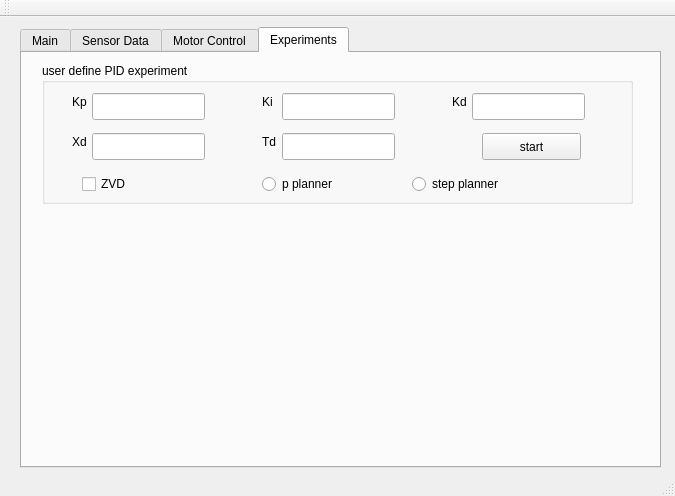
<?xml version="1.0" encoding="UTF-8"?>
<ui version="4.0">
 <class>MainWindow</class>
 <widget class="QMainWindow" name="MainWindow">
  <property name="geometry">
   <rect>
    <x>0</x>
    <y>0</y>
    <width>675</width>
    <height>496</height>
   </rect>
  </property>
  <property name="windowTitle">
   <string>MainWindow</string>
  </property>
  <widget class="QWidget" name="centralWidget">
   <widget class="QTabWidget" name="tabWidget">
    <property name="geometry">
     <rect>
      <x>20</x>
      <y>10</y>
      <width>641</width>
      <height>441</height>
     </rect>
    </property>
    <property name="currentIndex">
     <number>3</number>
    </property>
    <widget class="QWidget" name="tab">
     <attribute name="title">
      <string>Main</string>
     </attribute>
     <widget class="QTextEdit" name="textEdit_serial">
      <property name="geometry">
       <rect>
        <x>30</x>
        <y>40</y>
        <width>231</width>
        <height>171</height>
       </rect>
      </property>
     </widget>
     <widget class="QPushButton" name="pushButton">
      <property name="geometry">
       <rect>
        <x>280</x>
        <y>40</y>
        <width>99</width>
        <height>27</height>
       </rect>
      </property>
      <property name="text">
       <string>connect</string>
      </property>
     </widget>
     <widget class="QLabel" name="label_send_cnt">
      <property name="geometry">
       <rect>
        <x>10</x>
        <y>390</y>
        <width>91</width>
        <height>17</height>
       </rect>
      </property>
      <property name="text">
       <string>S:</string>
      </property>
     </widget>
     <widget class="QLabel" name="label_recieve_cnt">
      <property name="geometry">
       <rect>
        <x>110</x>
        <y>390</y>
        <width>81</width>
        <height>17</height>
       </rect>
      </property>
      <property name="text">
       <string>R:</string>
      </property>
     </widget>
     <widget class="QPushButton" name="pushButton_sned_test">
      <property name="geometry">
       <rect>
        <x>210</x>
        <y>380</y>
        <width>99</width>
        <height>27</height>
       </rect>
      </property>
      <property name="text">
       <string>send test</string>
      </property>
     </widget>
     <widget class="QGroupBox" name="groupBox_6">
      <property name="geometry">
       <rect>
        <x>480</x>
        <y>250</y>
        <width>141</width>
        <height>121</height>
       </rect>
      </property>
      <property name="title">
       <string>relay control</string>
      </property>
      <widget class="QPushButton" name="Brake_pushButton">
       <property name="geometry">
        <rect>
         <x>10</x>
         <y>30</y>
         <width>121</width>
         <height>27</height>
        </rect>
       </property>
       <property name="text">
        <string>Brake on</string>
       </property>
      </widget>
      <widget class="QPushButton" name="Magnet_1_pushButton">
       <property name="geometry">
        <rect>
         <x>10</x>
         <y>60</y>
         <width>121</width>
         <height>27</height>
        </rect>
       </property>
       <property name="text">
        <string>Magnet_1 on</string>
       </property>
      </widget>
      <widget class="QPushButton" name="Magnet_2_pushButton">
       <property name="geometry">
        <rect>
         <x>10</x>
         <y>90</y>
         <width>121</width>
         <height>27</height>
        </rect>
       </property>
       <property name="text">
        <string>Magnet_2 on</string>
       </property>
      </widget>
     </widget>
    </widget>
    <widget class="QWidget" name="tab_2">
     <attribute name="title">
      <string>Sensor Data</string>
     </attribute>
     <widget class="QGroupBox" name="groupBox">
      <property name="geometry">
       <rect>
        <x>10</x>
        <y>10</y>
        <width>281</width>
        <height>61</height>
       </rect>
      </property>
      <property name="title">
       <string>X position and velocity</string>
      </property>
      <widget class="QLabel" name="label">
       <property name="geometry">
        <rect>
         <x>0</x>
         <y>30</y>
         <width>21</width>
         <height>21</height>
        </rect>
       </property>
       <property name="text">
        <string>X</string>
       </property>
      </widget>
      <widget class="QLineEdit" name="lineEdit_X">
       <property name="geometry">
        <rect>
         <x>20</x>
         <y>30</y>
         <width>91</width>
         <height>27</height>
        </rect>
       </property>
      </widget>
      <widget class="QLineEdit" name="lineEdit_dX">
       <property name="geometry">
        <rect>
         <x>170</x>
         <y>30</y>
         <width>91</width>
         <height>27</height>
        </rect>
       </property>
      </widget>
      <widget class="QLabel" name="label_2">
       <property name="geometry">
        <rect>
         <x>140</x>
         <y>30</y>
         <width>21</width>
         <height>21</height>
        </rect>
       </property>
       <property name="text">
        <string>dX</string>
       </property>
      </widget>
     </widget>
     <widget class="QGroupBox" name="groupBox_2">
      <property name="geometry">
       <rect>
        <x>320</x>
        <y>10</y>
        <width>301</width>
        <height>61</height>
       </rect>
      </property>
      <property name="title">
       <string>Theta position and velocity</string>
      </property>
      <widget class="QLabel" name="label_3">
       <property name="geometry">
        <rect>
         <x>10</x>
         <y>30</y>
         <width>51</width>
         <height>21</height>
        </rect>
       </property>
       <property name="text">
        <string>Theta</string>
       </property>
      </widget>
      <widget class="QLineEdit" name="lineEdit_theta">
       <property name="geometry">
        <rect>
         <x>50</x>
         <y>30</y>
         <width>91</width>
         <height>27</height>
        </rect>
       </property>
      </widget>
      <widget class="QLineEdit" name="lineEdit_dtheta">
       <property name="geometry">
        <rect>
         <x>200</x>
         <y>30</y>
         <width>91</width>
         <height>27</height>
        </rect>
       </property>
      </widget>
      <widget class="QLabel" name="label_4">
       <property name="geometry">
        <rect>
         <x>150</x>
         <y>30</y>
         <width>51</width>
         <height>21</height>
        </rect>
       </property>
       <property name="text">
        <string>dtheta</string>
       </property>
      </widget>
     </widget>
     <widget class="QPushButton" name="show_data_analysis_pushButton">
      <property name="geometry">
       <rect>
        <x>490</x>
        <y>80</y>
        <width>99</width>
        <height>27</height>
       </rect>
      </property>
      <property name="text">
       <string>show curve</string>
      </property>
     </widget>
     <widget class="QLineEdit" name="lineEdit_test">
      <property name="geometry">
       <rect>
        <x>510</x>
        <y>320</y>
        <width>113</width>
        <height>27</height>
       </rect>
      </property>
     </widget>
     <widget class="QLabel" name="label_9">
      <property name="geometry">
       <rect>
        <x>510</x>
        <y>300</y>
        <width>31</width>
        <height>21</height>
       </rect>
      </property>
      <property name="text">
       <string>test</string>
      </property>
     </widget>
     <widget class="QPushButton" name="test_pushButton">
      <property name="geometry">
       <rect>
        <x>510</x>
        <y>350</y>
        <width>99</width>
        <height>27</height>
       </rect>
      </property>
      <property name="text">
       <string>test_send</string>
      </property>
     </widget>
     <widget class="QGroupBox" name="groupBox_3">
      <property name="geometry">
       <rect>
        <x>10</x>
        <y>90</y>
        <width>461</width>
        <height>311</height>
       </rect>
      </property>
      <property name="title">
       <string>Camera image</string>
      </property>
      <widget class="QLabel" name="camer_label">
       <property name="geometry">
        <rect>
         <x>10</x>
         <y>50</y>
         <width>306</width>
         <height>256</height>
        </rect>
       </property>
       <property name="text">
        <string>no image!</string>
       </property>
      </widget>
      <widget class="QPushButton" name="camera_pushButton">
       <property name="geometry">
        <rect>
         <x>340</x>
         <y>70</y>
         <width>99</width>
         <height>27</height>
        </rect>
       </property>
       <property name="text">
        <string>open camera</string>
       </property>
      </widget>
      <widget class="QPushButton" name="save_image_pushButton">
       <property name="geometry">
        <rect>
         <x>340</x>
         <y>110</y>
         <width>99</width>
         <height>27</height>
        </rect>
       </property>
       <property name="text">
        <string>save image</string>
       </property>
      </widget>
      <widget class="QPushButton" name="read_next_image_pushButton">
       <property name="geometry">
        <rect>
         <x>340</x>
         <y>150</y>
         <width>99</width>
         <height>27</height>
        </rect>
       </property>
       <property name="text">
        <string>next image</string>
       </property>
      </widget>
     </widget>
    </widget>
    <widget class="QWidget" name="tab_3">
     <attribute name="title">
      <string>Motor Control</string>
     </attribute>
     <widget class="QGroupBox" name="Mode_choose_groupBox">
      <property name="geometry">
       <rect>
        <x>20</x>
        <y>20</y>
        <width>401</width>
        <height>71</height>
       </rect>
      </property>
      <property name="title">
       <string>Mode choose</string>
      </property>
      <widget class="QRadioButton" name="Position_mode_radioButton">
       <property name="geometry">
        <rect>
         <x>10</x>
         <y>30</y>
         <width>131</width>
         <height>22</height>
        </rect>
       </property>
       <property name="text">
        <string>Position Mode</string>
       </property>
      </widget>
      <widget class="QRadioButton" name="Velocity_mode_radioButton">
       <property name="geometry">
        <rect>
         <x>140</x>
         <y>30</y>
         <width>131</width>
         <height>22</height>
        </rect>
       </property>
       <property name="text">
        <string>Velocity Mode</string>
       </property>
      </widget>
      <widget class="QRadioButton" name="Current_mode_radioButton">
       <property name="geometry">
        <rect>
         <x>270</x>
         <y>30</y>
         <width>131</width>
         <height>21</height>
        </rect>
       </property>
       <property name="text">
        <string>Current Mode</string>
       </property>
      </widget>
     </widget>
     <widget class="QGroupBox" name="groupBox_4">
      <property name="geometry">
       <rect>
        <x>20</x>
        <y>100</y>
        <width>411</width>
        <height>231</height>
       </rect>
      </property>
      <property name="title">
       <string>send value</string>
      </property>
      <widget class="QPushButton" name="Position_send_pushButton">
       <property name="geometry">
        <rect>
         <x>270</x>
         <y>40</y>
         <width>81</width>
         <height>27</height>
        </rect>
       </property>
       <property name="text">
        <string>send</string>
       </property>
      </widget>
      <widget class="QLabel" name="label_5">
       <property name="geometry">
        <rect>
         <x>20</x>
         <y>36</y>
         <width>91</width>
         <height>31</height>
        </rect>
       </property>
       <property name="text">
        <string>Position(deg)</string>
       </property>
      </widget>
      <widget class="QLineEdit" name="Position_expect_lineEdit">
       <property name="geometry">
        <rect>
         <x>140</x>
         <y>40</y>
         <width>113</width>
         <height>27</height>
        </rect>
       </property>
      </widget>
      <widget class="QLabel" name="label_6">
       <property name="geometry">
        <rect>
         <x>20</x>
         <y>86</y>
         <width>101</width>
         <height>31</height>
        </rect>
       </property>
       <property name="text">
        <string>Velocity(rpm)</string>
       </property>
      </widget>
      <widget class="QLineEdit" name="Velocity_expect_lineEdit">
       <property name="geometry">
        <rect>
         <x>140</x>
         <y>90</y>
         <width>113</width>
         <height>27</height>
        </rect>
       </property>
      </widget>
      <widget class="QPushButton" name="Velocity_send_pushButton">
       <property name="geometry">
        <rect>
         <x>270</x>
         <y>90</y>
         <width>81</width>
         <height>27</height>
        </rect>
       </property>
       <property name="text">
        <string>send</string>
       </property>
      </widget>
      <widget class="QLineEdit" name="Current_expect_lineEdit">
       <property name="geometry">
        <rect>
         <x>140</x>
         <y>140</y>
         <width>113</width>
         <height>27</height>
        </rect>
       </property>
      </widget>
      <widget class="QLabel" name="label_7">
       <property name="geometry">
        <rect>
         <x>30</x>
         <y>136</y>
         <width>91</width>
         <height>31</height>
        </rect>
       </property>
       <property name="text">
        <string>Current(mA)</string>
       </property>
      </widget>
      <widget class="QPushButton" name="Current_send_pushButton">
       <property name="geometry">
        <rect>
         <x>270</x>
         <y>140</y>
         <width>81</width>
         <height>27</height>
        </rect>
       </property>
       <property name="text">
        <string>send</string>
       </property>
      </widget>
      <widget class="QPushButton" name="Limit_Velocity_send_pushButton">
       <property name="geometry">
        <rect>
         <x>270</x>
         <y>190</y>
         <width>81</width>
         <height>27</height>
        </rect>
       </property>
       <property name="text">
        <string>send</string>
       </property>
      </widget>
      <widget class="QLineEdit" name="Limit_velocity_lineEdit">
       <property name="geometry">
        <rect>
         <x>140</x>
         <y>190</y>
         <width>113</width>
         <height>27</height>
        </rect>
       </property>
      </widget>
     </widget>
     <widget class="QPushButton" name="Stop_pushButton">
      <property name="geometry">
       <rect>
        <x>450</x>
        <y>150</y>
        <width>101</width>
        <height>61</height>
       </rect>
      </property>
      <property name="text">
       <string>STOP</string>
      </property>
     </widget>
     <widget class="QGroupBox" name="groupBox_5">
      <property name="geometry">
       <rect>
        <x>450</x>
        <y>20</y>
        <width>120</width>
        <height>71</height>
       </rect>
      </property>
      <property name="title">
       <string>Motor choose</string>
      </property>
      <widget class="QRadioButton" name="Motor1_radioButton">
       <property name="geometry">
        <rect>
         <x>10</x>
         <y>20</y>
         <width>117</width>
         <height>22</height>
        </rect>
       </property>
       <property name="text">
        <string>Motor1</string>
       </property>
      </widget>
      <widget class="QRadioButton" name="Motor2_radioButton">
       <property name="geometry">
        <rect>
         <x>10</x>
         <y>50</y>
         <width>117</width>
         <height>22</height>
        </rect>
       </property>
       <property name="text">
        <string>Motor2</string>
       </property>
      </widget>
     </widget>
     <widget class="QPushButton" name="Zero_pushButton">
      <property name="geometry">
       <rect>
        <x>450</x>
        <y>230</y>
        <width>101</width>
        <height>61</height>
       </rect>
      </property>
      <property name="text">
       <string>ZERO</string>
      </property>
     </widget>
     <widget class="QLabel" name="label_8">
      <property name="geometry">
       <rect>
        <x>30</x>
        <y>280</y>
        <width>141</width>
        <height>41</height>
       </rect>
      </property>
      <property name="text">
       <string>Max velocity(rpm)</string>
      </property>
     </widget>
    </widget>
    <widget class="QWidget" name="tab_4">
     <attribute name="title">
      <string>Experiments</string>
     </attribute>
     <widget class="QGroupBox" name="groupBox_7">
      <property name="geometry">
       <rect>
        <x>20</x>
        <y>10</y>
        <width>591</width>
        <height>141</height>
       </rect>
      </property>
      <property name="title">
       <string>user define PID experiment</string>
      </property>
      <widget class="QPushButton" name="PID_test_send_pushButton">
       <property name="geometry">
        <rect>
         <x>440</x>
         <y>70</y>
         <width>99</width>
         <height>27</height>
        </rect>
       </property>
       <property name="text">
        <string>start</string>
       </property>
      </widget>
      <widget class="QLineEdit" name="Kp_lineEdit">
       <property name="geometry">
        <rect>
         <x>50</x>
         <y>30</y>
         <width>113</width>
         <height>27</height>
        </rect>
       </property>
      </widget>
      <widget class="QLabel" name="label_10">
       <property name="geometry">
        <rect>
         <x>30</x>
         <y>30</y>
         <width>21</width>
         <height>17</height>
        </rect>
       </property>
       <property name="text">
        <string>Kp</string>
       </property>
      </widget>
      <widget class="QLineEdit" name="Ki_lineEdit">
       <property name="geometry">
        <rect>
         <x>240</x>
         <y>30</y>
         <width>113</width>
         <height>27</height>
        </rect>
       </property>
       <property name="text">
        <string/>
       </property>
      </widget>
      <widget class="QLabel" name="label_11">
       <property name="geometry">
        <rect>
         <x>220</x>
         <y>30</y>
         <width>21</width>
         <height>17</height>
        </rect>
       </property>
       <property name="text">
        <string>Ki</string>
       </property>
      </widget>
      <widget class="QLineEdit" name="Kd_lineEdit">
       <property name="geometry">
        <rect>
         <x>430</x>
         <y>30</y>
         <width>113</width>
         <height>27</height>
        </rect>
       </property>
      </widget>
      <widget class="QLabel" name="label_12">
       <property name="geometry">
        <rect>
         <x>410</x>
         <y>30</y>
         <width>21</width>
         <height>17</height>
        </rect>
       </property>
       <property name="text">
        <string>Kd</string>
       </property>
      </widget>
      <widget class="QLineEdit" name="PID_test_Xd_lineEdit">
       <property name="geometry">
        <rect>
         <x>50</x>
         <y>70</y>
         <width>113</width>
         <height>27</height>
        </rect>
       </property>
      </widget>
      <widget class="QLabel" name="label_13">
       <property name="geometry">
        <rect>
         <x>30</x>
         <y>70</y>
         <width>21</width>
         <height>17</height>
        </rect>
       </property>
       <property name="text">
        <string>Xd</string>
       </property>
      </widget>
      <widget class="QLabel" name="label_14">
       <property name="geometry">
        <rect>
         <x>220</x>
         <y>70</y>
         <width>21</width>
         <height>17</height>
        </rect>
       </property>
       <property name="text">
        <string>Td</string>
       </property>
      </widget>
      <widget class="QLineEdit" name="PID_test_Td_lineEdit">
       <property name="geometry">
        <rect>
         <x>240</x>
         <y>70</y>
         <width>113</width>
         <height>27</height>
        </rect>
       </property>
      </widget>
      <widget class="QCheckBox" name="ZVD_checkBox">
       <property name="geometry">
        <rect>
         <x>40</x>
         <y>110</y>
         <width>61</width>
         <height>22</height>
        </rect>
       </property>
       <property name="text">
        <string>ZVD</string>
       </property>
      </widget>
      <widget class="QRadioButton" name="p_planner_radioButton">
       <property name="geometry">
        <rect>
         <x>220</x>
         <y>110</y>
         <width>117</width>
         <height>22</height>
        </rect>
       </property>
       <property name="text">
        <string>p planner</string>
       </property>
      </widget>
      <widget class="QRadioButton" name="step_planner_radioButton">
       <property name="geometry">
        <rect>
         <x>370</x>
         <y>110</y>
         <width>117</width>
         <height>22</height>
        </rect>
       </property>
       <property name="text">
        <string>step planner</string>
       </property>
      </widget>
     </widget>
    </widget>
   </widget>
  </widget>
  <widget class="QToolBar" name="mainToolBar">
   <attribute name="toolBarArea">
    <enum>TopToolBarArea</enum>
   </attribute>
   <attribute name="toolBarBreak">
    <bool>false</bool>
   </attribute>
  </widget>
  <widget class="QStatusBar" name="statusBar"/>
 </widget>
 <layoutdefault spacing="6" margin="11"/>
 <resources/>
 <connections/>
</ui>
